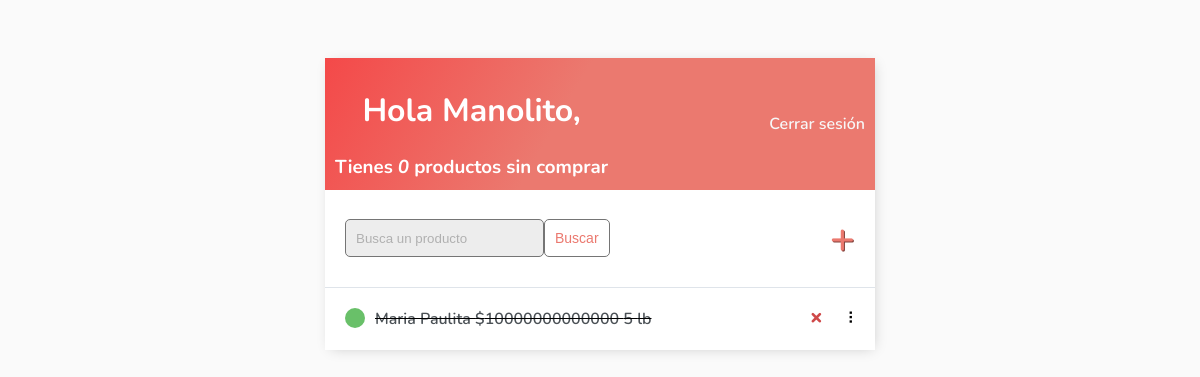
The page / (signed in) on the database its author committed.
### base/models.py (models this page shows)
class Product(models.Model):
    CATEGORY = (
    ('alimentos', 'Alimentos'),
    ('limpieza', 'Limpieza'),
    ('ropa', 'Ropa'),
    ('electrónicos', 'Electrónicos'),
    ('hogar', 'Hogar'),
    ('belleza', 'Belleza'),
    ('juguetes', 'Juguetes'),
    ('otros', 'Otros'),
    )
    UNIT = (
        ('un', 'Unidad'),
        ('paquete', 'Paquete'),
        ('kg', 'Kilos'),
        ('lb', 'Libras'),
        ('lt', 'Litros'),
    )
    user = models.ForeignKey(
        User, on_delete=models.CASCADE, null=True, blank=True)
    nombre = models.CharField(max_length=50)
    precio = models.PositiveBigIntegerField(null=False)
    unidad = models.CharField(max_length=200, null=False, choices=UNIT)
    cantidad = models.PositiveSmallIntegerField(null=False)
    categoria = models.CharField(max_length=200, null=False, choices=CATEGORY)
    comprado = models.BooleanField(default=False)
    created = models.DateTimeField(auto_now_add=True)
    def __str__(self):
        return self.nombre
    class Meta:
        order_with_respect_to = 'user'

### base/views.py (the view)
# urls.py: path('', ProductList.as_view(), name='products'),
class ProductList(LoginRequiredMixin, ListView):
    model = Product
    context_object_name = 'products'
    def get_context_data(self, **kwargs):
        context = super().get_context_data(**kwargs)
        context['products'] = context['products'].filter(user=self.request.user)
        context['count'] = context['products'].filter(comprado=False).count()
        search_input = self.request.GET.get('search-area') or ''
        if search_input:
            context['products'] = context['products'].filter(
                nombre__contains=search_input)
        context['search_input'] = search_input
        return context

### base/templates/base/product_list.html (shortened to what this page needs)
{% extends 'base/main.html' %} {% block content %}
<div class="header-bar">
    <div>
        <h1>Hola {{request.user|title}},</h1>
        <h3 style="margin:0">Tienes <i>{{count}}</i> productos sin comprar</h3>
    </div>
    {% if request.user.is_authenticated %}
    <a href="{% url 'logout' %}">Cerrar sesión</a> {% else %}
    <a href="{% url 'login' %}">Iniciar sesión</a> {% endif %}
</div>
<div id="search-add-wrapper">
    <form method="GET" style="display: flex;">
        <input type='text' name='search-area' placeholder="Busca un producto" value="{{search_input}}">
        <input class="button" type="submit" value='Buscar'>
    </form>
    {% if products|length > 0 %}
    <a id="add-link" href="{% url 'product-create' %}">&#x2b;</a>
    {% endif %}
</div>
<div id="productlist" class="product-items-wrapper">
    {% for product in products %}
    <div class="product-wrapper" data-position="{{product.pk}}">
        <div class="product-title">
            {% if product.comprado %}
            <div class="product-complete-icon"></div>
            <s><a href="{% url 'product-update' product.id %}">{{product}}  ${{product.precio}}  {{product.cantidad}} {{product.unidad}}</a></s> {% else %}
            <div class="product-incomplete-icon"></div>
            <a href="{% url 'product-update' product.id %}">{{product}}  ${{product.precio}}  {{product.cantidad}} {{product.unidad}}</a> {% endif %}
        </div>
        <div class="product-controls">
            <a class="delete-link" href="{% url 'product-delete' product.id %}">&#215;</a>
            <span class="handle">&nbsp;&#10247;</span>
        </div>
    </div>
    {% empty %}
    <div style="text-align: center; padding-bottom: 10px; line-height: 1em;">
        <h3>No tienes productos en tu lista.</h3>
        <h3>Agrega un <a style="text-decoration: none; color: #e53935;" href="{% url 'product-create' %}">nuevo producto</a></h3>
    </div>
    {% endfor %}
</div>
{% endblock %}

### rows shown on the page
Product: nombre "Maria Paulita", precio "10000000000000", cantidad "5", unidad "lb"

### other values the page prints
{{ request.user|title }} "Manolito"
{{ count }} "0"
